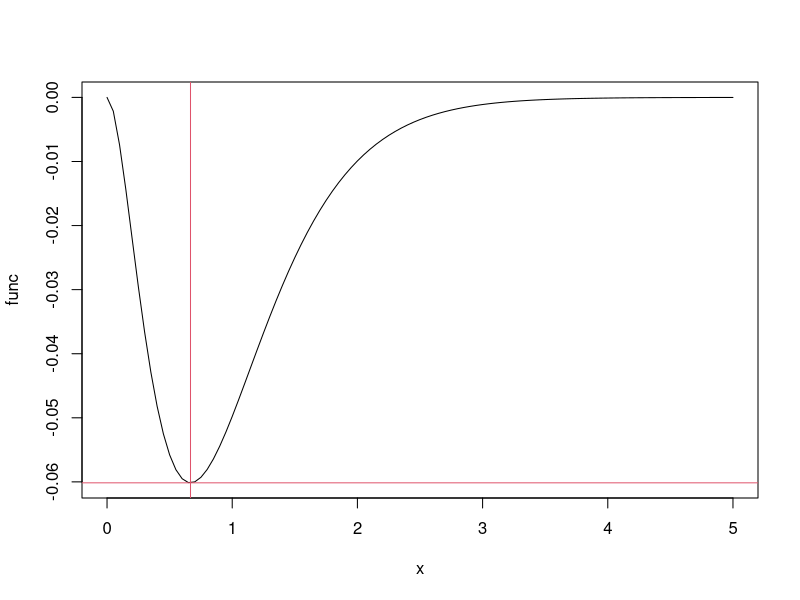

Source code (R):
func <- function(x) {
    return(-x^2*exp(-3*x))
}
opt <- optimize(func,c(0.,5.))
cat(opt$minimum,opt$objective)
plot(func,0,5)
abline(h=opt$objective,col=2)
abline(v=opt$minimum,col=2)
